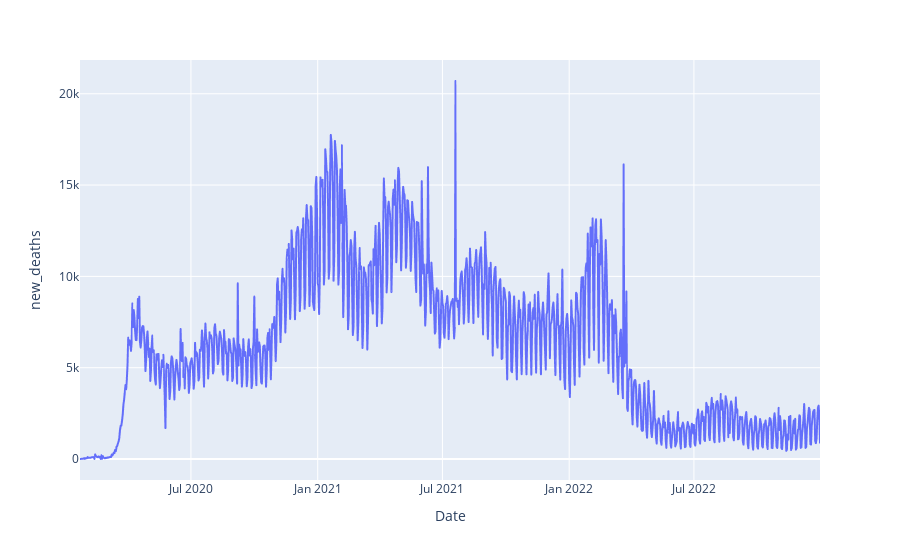

This figure's notebook cell:
### Code cell
px.line(data, y='new_deaths', x="Date")

### Figure 1 — Plotly figure (JSON) as saved in the notebook; plotly's stock layout.template omitted (floating-point values rounded to 4 significant figures; data arrays with more than 128 entries replaced by an {"elided": "..."} marker saying what was removed)
{"data": [{"hovertemplate": "Date=%{x}<br>new_deaths=%{y}<extra></extra>", "legendgroup": "", "line": {"color": "#636efa", "dash": "solid"}, "marker": {"symbol": "circle"}, "mode": "lines", "name": "", "showlegend": false, "type": "scattergl", "x": {"elided": "1075 str values"}, "xaxis": "x", "y": {"elided": "1075 int values"}, "yaxis": "y"}], "layout": {"legend": {"tracegroupgap": 0}, "margin": {"t": 60}, "xaxis": {"anchor": "y", "domain": [0, 1], "title": {"text": "Date"}}, "yaxis": {"anchor": "x", "domain": [0, 1], "title": {"text": "new_deaths"}}}}
